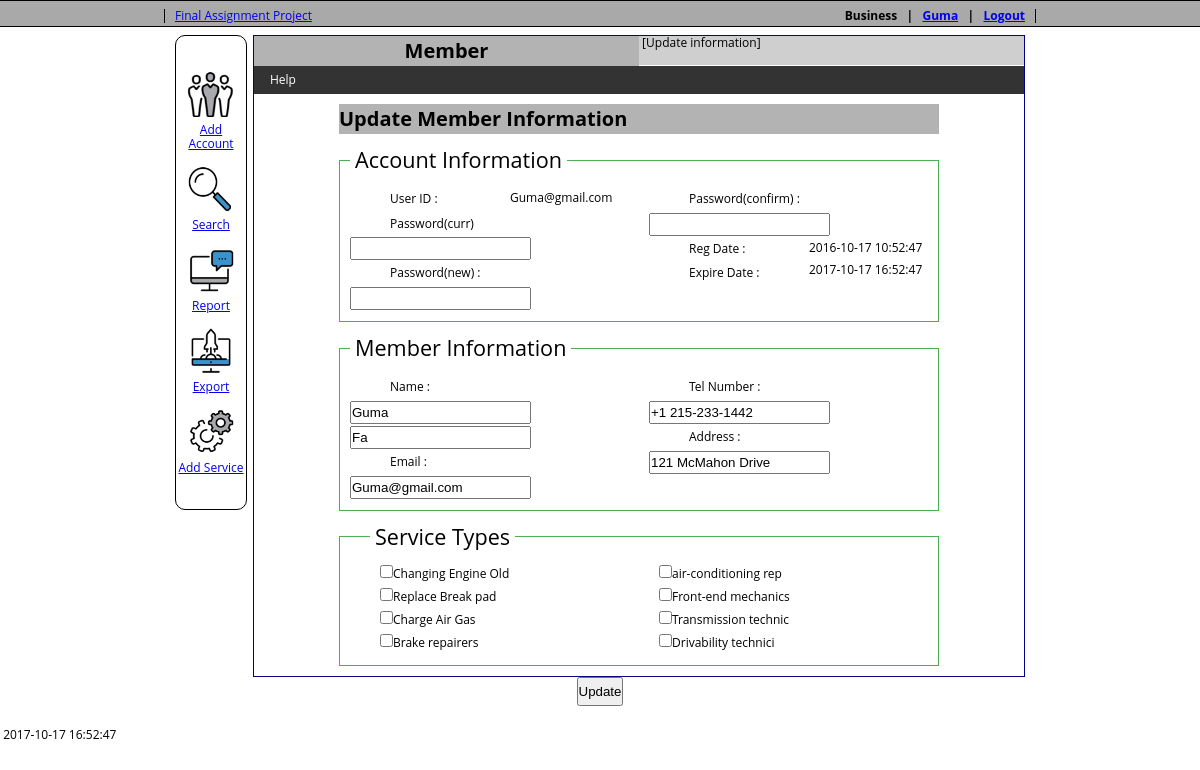
The page /Member/Update (signed in) on the database its author committed.
### tables this page shows
CREATE TABLE `account` (
  `uid` int(11) NOT NULL AUTO_INCREMENT,
  `u_guid` varchar(36) NOT NULL,
  `user_id` varchar(20) NOT NULL,
  `password` varchar(20) NOT NULL,
  `name` varchar(45) DEFAULT NULL,
  `type` int(11) NOT NULL,
  `status` tinyint(4) DEFAULT '0' COMMENT 'active status\n0 : just created\n1 : actived\n99: blocked ',
  `reg_date` datetime DEFAULT CURRENT_TIMESTAMP,
  `expire_date` datetime DEFAULT NULL,
  PRIMARY KEY (`uid`),
  UNIQUE KEY `user_id_UNIQUE` (`user_id`),
  UNIQUE KEY `u_uuid_UNIQUE` (`u_guid`)
);

CREATE TABLE `business` (
  `bid` int(11) NOT NULL AUTO_INCREMENT,
  `u_uid` int(11) DEFAULT NULL,
  `first_name` varchar(45) NOT NULL,
  `last_name` varchar(45) DEFAULT NULL,
  `email` varchar(45) NOT NULL,
  `tel` varchar(45) DEFAULT NULL,
  `address` varchar(45) DEFAULT NULL,
  `b_name` varchar(45) DEFAULT NULL,
  `b_desc` varchar(45) DEFAULT NULL,
  `qr_code` varchar(45) DEFAULT NULL,
  PRIMARY KEY (`bid`),
  UNIQUE KEY `u_uid_UNIQUE` (`u_uid`)
);

CREATE TABLE `service_type` (
  `s_uid` int(11) NOT NULL AUTO_INCREMENT,
  `s_code` int(4) NOT NULL,
  `s_name` varchar(20) DEFAULT NULL,
  PRIMARY KEY (`s_code`),
  UNIQUE KEY `s_uid_UNIQUE` (`s_uid`)
);

### _server/Enum.php (called while the page is built, shortened)
<?php
final class Navi extends Enum{
    public static function GetUrl( $path, $action = null) {
        $res = URL.$path;
        if(null != $action)
            $res .= '/'.$action;
        return $res;
    }
}
?>

### _server/GlobalData.php (called while the page is built, shortened)
<?php
    class GlobalData {
        public static function GetUuid() {
            return $_SESSION["u_uid"];
        }
    }
?>

### _server/libs/db_connect.php (called while the page is built, shortened)
<?php
    class dbCon
    {
        private static $_instance;
        private function __construct() {
            try {
                $this->_pdo = new PDO('mysql:host=localhost;dbname=lab_c0661374', 'root', '');
            } catch (PDOException $e) {
                echo "Connection Error: " . $e->getMessage();
            }
        }
        public static function GetConnection() {
            if (self::$_instance === null)
                self::$_instance = new dbCon();
            return self::$_instance->_pdo;
        }
    }
?>

### _server/models/DataResult_MemberInfo.php (called while the page is built, shortened)
<?php
    require_once ('_server/libs/db_connect.php');
    class DataResult_MemberInfo {
        public function __construct($u_uid = null) {
            $szQuery = "select * from account where uid = ".$u_uid;
            $res =  dbCon::GetConnection()->query($szQuery);
            $this->data = $res->fetch();
            if($this->data['type'] == 1) {
                $szQuery = "select * from client where u_uid = ".$u_uid;
                $res =  dbCon::GetConnection()->query($szQuery);
                $this->data['member'] = $res->fetch();
                $szQuery = "select v_uid, v_company, v_model, v_plate_no from vehicles where v_owner_uid = '".$u_uid."'";
                $res =  dbCon::GetConnection()->query($szQuery);
                $this->data['vehicles'] = $res->fetchAll();
            }
            else if($this->data['type'] == 2) {
                $szQuery = "select * from business where u_uid = ".$u_uid;
                $res =  dbCon::GetConnection()->query($szQuery);
                $szQuery = "select * from services where s_owner_uid = '".$u_uid."'";
                $res =  dbCon::GetConnection()->query($szQuery);
                $this->data['services'] = $res->fetchAll();
            }
            else if($this->data['type'] == 3) {
            }
            return true;
        }
    }
?>

### _server/modules/Member/MemberDoc.php (called while the page is built, shortened)
<?php
    require_once ('_server/libs/db_connect.php');
    class MemberDoc {
        public static function ReqData_MemberInfo($u_uid = null) {
            require_once ('_server/models/DataResult_MemberInfo.php');
            return new DataResult_MemberInfo($u_uid);
        }
    }
?>

### _server/models/DataResult_ServiceTypes.php (called while the page is built, shortened)
<?php
    require_once ('_server/libs/db_connect.php');
    class DataResult_ServiceTypes {
        public function __construct() {
            $szQuery = "select s_code,s_name from service_type";
            $user_rows = dbCon::GetConnection()->query($szQuery);
            $this->data = $user_rows->fetchAll();
        }
    }
?>

### _server/modules/Service/ServicesDoc.php (called while the page is built, shortened)
<?php
    require_once ('_server/libs/db_connect.php');
    class ServicesDoc {
        public static function GetDataResult_ServiceTypes() {
            require_once ('_server/models/DataResult_ServiceTypes.php');
            return new DataResult_ServiceTypes();
        }
    }
?>

### _server/modules/Member/MemberView_Update.php (the view, shortened to what this page needs)
<?php
    require_once ("_server/modules/member/MemberDoc.php");
    $userData = MemberDoc::ReqData_MemberInfo(GlobalData::GetUuid())->data;
?>
        <div class="data_account">
        <form name="frmMember" action="<?=Navi::GetUrl(Navi::Member,'Update');?>" onsubmit="return validateForm()" method="post">
            <h1>Update Member Information</h1>
            <fieldset class="left_float">
                <legend>Account Information</legend>
                <label>User ID : </label><input type="hidden" name="user_id" value="<?=$userData['user_id']?>"><?=$userData['user_id']?><br>
                <label>Password(curr)</label><input type="text" id="password_cur" name="password_cur"><br>
                <label>Password(new) : </label><input type="password" id="password" name="password"> <br>
                <label>Password(confirm) : </label><input type="password" id="password_cfm" name="password_cfm"><br>
                <label>Reg Date : </label><span><?=$userData['reg_date']?></span><br>
                <label>Expire Date : </label><span><?=$userData['expire_date']?></span><br>
            </fieldset>
            <?php
                if($userData['type'] == 1 || $userData['type'] == 2 )  {
                ?>
                    <fieldset class="left_float">
                        <legend>Member Information</legend>
                        <label>Name : </label><input type="text" name="first_name" value="<?=$userData['member']['first_name']?>" placeholder="First Name">
                                <input type="text" name="last_name" value="<?=$userData['member']['last_name']?>" placeholder="Last Name"><br>
                        <label>Email : </label><input type="text" name="email" value="<?=$userData['member']['email']?>" placeholder="Email"></br>
                        <label>Tel Number : </label><input type="text" name="tel" value="<?=$userData['member']['tel']?>"><br>
                        <label>Address : </label><input type="text" name="address" value="<?=$userData['member']['address']?>"><br>
                    </fieldset>
                <?php
                }
                if($userData['type'] == 1) {
                ?>
                    <fieldset class="left_float">
                        <legend>Vehicles Information</legend>
                        <input type="hidden" name="vehicle[0]" value="1">
                        <label>Company : </label><input type="text" name="prod_company" placeholder="Chysler" value=""><br>
                        <label>Model Info : </label><input type="text" name="model_info" placeholder="town & contry"><br>
                        <label>Plate Number : </label><input type="text" name="plate_number"><br>
                    </fieldset>
                <?php
                }
                else if($userData['type'] == 2) {
                    require_once ("_server/modules/service/ServicesDoc.php");
                ?>
                    <fieldset style="padding:10px 30px;">
                        <legend>Service Types</legend>
                        <?php
                            foreach(ServicesDoc::GetDataResult_ServiceTypes()->data as $key=>$value) {
                                echo '<div style="width:150px; padding:0 10px; float:left;">';
                                echo '<input type="checkbox" id="'.$value['s_code'].'" name="services[]" value="'.$value['s_code'].'">';
                                echo '<label  for="'.$value['s_code'].'">'.$value['s_name'].'</label></div>';
                            }; ?>
                    </fieldset></div>
                <?php
                }
                else if($userData['type'] == 3) {
                ?>
                <?php
                }
            ?>
            </div>
            <div class="center_row">
                <button type="submit"> Update</button> <br><br>
            </div>
    </div>

### public/css/style.css (style rules this page uses)
html,body,div,span,applet,object,iframe,h1,h2,h3,h4,h5,h6,p,blockquote,pre,a,abbr,acronym,address,big,cite,code,del,dfn,em,font,img,ins,kbd,q,s,samp,small,strike,strong,sub,sup,tt,var,b,u,i,center,dl,dt,dd,ol,ul,li,fieldset,form,label,legend,table,caption,tbody,tfoot,thead,tr,th,td { margin: 0; padding: 0; border: 0; outline: 0; font-size: 100%; vertical-align: baseline; background: transparent; }
* { margin: 0; padding: 0; }
html { background-color: white; }
body { font-family:"Open Sans" ,Sans-Serif; font-size:12px; line-height:14px; background-repeat:repeat-x; }
h1, h1 a { font-size:20px; line-height:20px; }
.signup label, button { padding: 5px 0; }
.data_account { display: block; width: 600px; margin: 10px auto; border: 0px solid darkblue; text-align: left; line-height: 1.9em; }
.data_account label { margin: 1px 0; }
.data_account input { margin: 1px 0; padding: 2px 0; }
.left_float label { clear: left; float: left; width: 120px; padding-left: 40px; }
fieldset { margin: 10px 0; padding: 10px; border: 1px solid #4CAF50; column-count:2; column-gap:20px; }
fieldset legend { padding: 5px; font-size: 1.8em; }
fieldset label { clear: left; }
.center_row { clear: both; text-align: center; }
.frame h1 { background-color: #b3b3b3; padding: 5px 0; }

### rows shown on the page
account: user "Guma@gmail.com", reg_date "2016-10-17 10:52:47", expire_date "2017-10-17 16:52:47"
business: first_name "Guma", last_name "Fa", email "Guma@gmail.com", tel "+1 215-233-1442", address "121 McMahon Drive"
service_type: s_name "Changing Engine Old"
service_type: s_name "Replace Break pad"
service_type: s_name "Charge Air Gas"
service_type: s_name "Brake repairers"
service_type: s_name "air-conditioning rep"
service_type: s_name "Front-end mechanics"
service_type: s_name "Transmission technic"
service_type: s_name "Drivability technici"

### other values the page prints
APP_NAME "Final Assignment Project"
GlobalData::GetUserType() "Business"
GlobalData::GetUserName() "Guma"
Application::$section "Member"
$type "Update information"
GlobalData::GetDebug() "2017-10-17 16:52:47"
